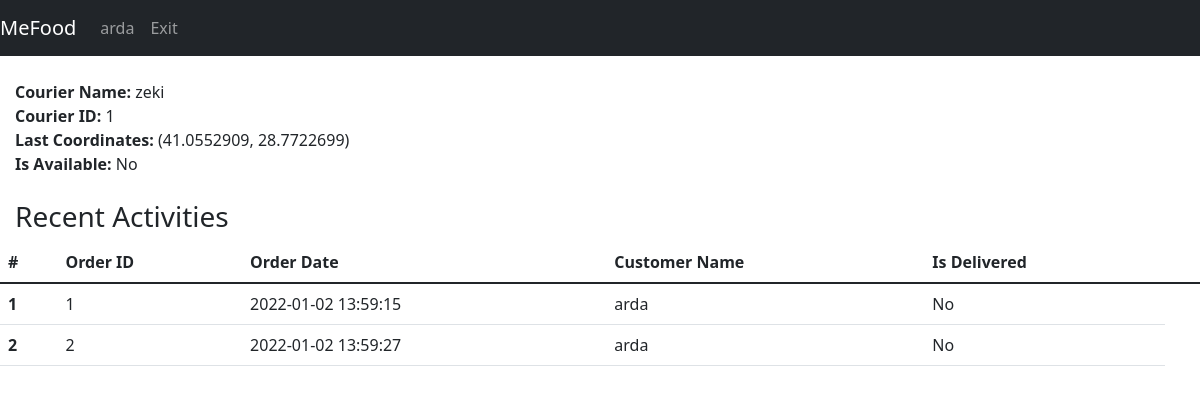
Before: /courierDetail (signed in) with the older database file.
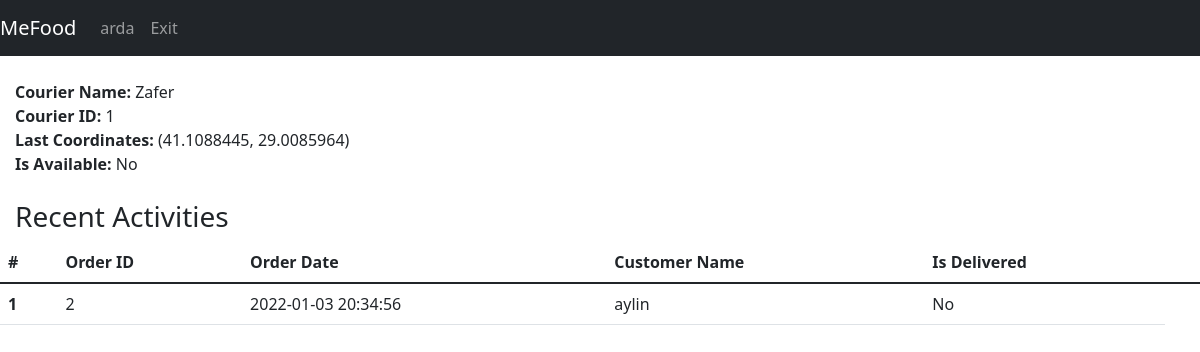
After: the same page with the newer database file.
### tables this page shows
CREATE TABLE couriers(id INTEGER PRIMARY KEY,name TEXT,is_available TEXT,lat REAL,lng, orderId int REFERENCES foodOrder(id) ON UPDATE CASCADE);

CREATE TABLE foodOrder(id INTEGER PRIMARY KEY,content TEXT,orderDate Date DEFAULT (datetime('now','localtime')),totalPrice REAL, is_delivered INTEGER DEFAULT(0), is_reviewed INTEGER DEFAULT(0), restaurantId INTEGER, courierID int REFERENCES couriers(id) ON UPDATE CASCADE, userUserName varchar(30) REFERENCES users(username) ON UPDATE CASCADE, FOREIGN KEY(restaurantId) REFERENCES restaurant(id));

CREATE TABLE users(username TEXT PRIMARY KEY,email TEXT,password TEXT,user_type INTEGER, address Text, lat REAL , lng REAL, registred_date Date DEFAULT (datetime('now','localtime')));

### app.py (the view)
@app.route("/courierDetail", methods=["GET"])
def courierDetail():
    with sqlite3.connect(DATABASE) as database:
        cursor = database.cursor()
    couirerID = request.args.get('courier', default=1, type=int)
    command = "SELECT count(*) FROM foodOrder WHERE foodOrder.courierID ="+str(couirerID)
    cursor.execute(command)
    totalCourierOrder = int(cursor.fetchall()[0][0])
    if totalCourierOrder == 0:
        cursor.execute("SELECT couriers.id,  couriers.name, is_available, couriers.lat, couriers.lng FROM couriers WHERE couriers.id = (?)", (couirerID,))
        query = cursor.fetchall()
        print("Detail:",query)
    else:
        cursor.execute("SELECT couriers.id, couriers.name, is_available, couriers.lat, couriers.lng, foodOrder.is_delivered, foodOrder.orderDate, users.username, foodOrder.id "
                       "FROM couriers INNER JOIN users,foodOrder ON couriers.id = (?) and foodOrder.courierID = (?) and foodOrder.userUserName = users.username", (couirerID,couirerID))
        query = cursor.fetchall()
        print("Detail:",query)
    return render_template("admin/list_operations/courier_detail.html", username=session["username"], data=query, totalOrder=totalCourierOrder)

### templates/admin/list_operations/courier_detail.html (shortened to what this page needs)
{% extends 'base.html' %}
{% block navbar %}
<nav class="navbar navbar-expand-lg navbar-dark bg-dark">
    <a class="navbar-brand" href="#">MeFood</a>
    <div class="collapse navbar-collapse" id="navbarNav">
        <ul class="navbar-nav">
          <li class="nav-item active"><a class="nav-link" href="/">{{username}}</a></li>
          <li class="nav-item active"><a class="nav-link" href="/exit">Exit</a></li>
        </ul>
    </div>
</nav>
{% endblock %}
{% block body %}
    <div style="padding-left: 15px">
        <br>
        <b>Courier Name: </b>{{ data[0][1] }}<br>
        <b>Courier ID: </b>{{ data[0][0] }}<br>
        <b>Last Coordinates: </b>({{ data[0][3] }}, {{ data[0][4] }})<br>
        <b>Is Available: </b>
        {% if data[0][2] == '0' %}
            No
        {% else %}
            Yes
        {% endif %}
    </div><br>
    {% if totalOrder != 0 %}
        <div style="padding-left: 15px">
            <h3>Recent Activities</h3>
        </div>
        <table class="table">
          <thead class="thead-dark">
            <tr>
                <th scope="col">#</th>
                <th scope="col">Order ID</th>
                <th scope="col">Order Date</th>
                <th scope="col">Customer Name</th>
                <th scope="col">Is Delivered</th>
                <th scope="col"></th>
            </tr>
          </thead>
          <tbody>
            {%for i in range(data|length)%}
                    <tr>
                      <th scope="row">{{ i+1 }}</th>
                      <td>{{ data[i][8] }}</td>
                      <td>{{ data[i][6] }}</td>
                      <td>{{ data[i][7] }}</td>
                        {% if data[i][2] == '0' %}
                            <td>No</td>
                        {% else %}
                            <td>Yes</td>
                        {% endif %}
                    </tr>
            {%endfor%}
          </tbody>
        </table>
    {% else %}
        <div style="padding-left: 15px">
            <h5>Courier Does Not Have Any Previous Order</h5>
        </div>
    {% endif %}
{% endblock %}

Changed rows visible on the page:
no longer on this page (row edited): foodOrder: id "1", orderDate "2022-01-02 13:59:15"
no longer on this page (row edited): users: username "arda" "arda"
changed couriers id 1: name "zeki" → "Zafer"; lat "41.0552909" → "41.1088445"; lng "28.7722699" → "29.0085964"
added users: username "aylin"
Other visible differences:
new list line: "1 No"
new list line: "2 2022-01-03 20:34:56"
list line gone: "1 No"
list line gone: "2 No"
list line gone: "2 2022-01-02 13:59:27"
